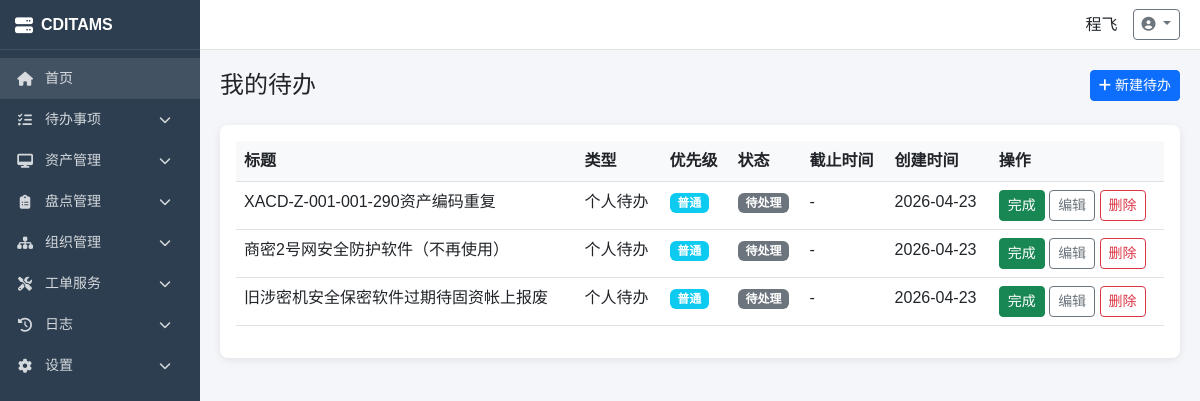
Page /todos/ (signed in) on the committed database.
### apps/settings/models.py (models this page shows, shortened)
class SystemConfig(models.Model):
    TYPE_CHOICES = [
        ('string', '字符串'),
        ('int', '整数'),
        ('boolean', '布尔值'),
        ('json', 'JSON'),
        ('select', '下拉选择'),
    ]
    GROUP_CHOICES = [
        ('basic', '基础设置'),
        ('security', '安全设置'),
        ('asset', '资产设置'),
        ('model', '模型设置'),
    ]
    config_key = models.CharField(max_length=64, unique=True, verbose_name='配置键')
    config_value = models.TextField(blank=True, verbose_name='配置值')
    value_type = models.CharField(max_length=16, choices=TYPE_CHOICES, default='string', verbose_name='值类型')
    config_group = models.CharField(max_length=32, choices=GROUP_CHOICES, default='basic', verbose_name='配置分组')
    description = models.CharField(max_length=256, blank=True, verbose_name='说明')
    options = models.TextField(blank=True, verbose_name='选项(JSON)')
    is_system = models.BooleanField(default=False, verbose_name='系统级配置')
    sort = models.IntegerField(default=0, verbose_name='排序')
    created_at = models.DateTimeField(auto_now_add=True, verbose_name='创建时间')
    updated_at = models.DateTimeField(auto_now=True, verbose_name='更新时间')
    class Meta:
        db_table = 'system_configs'
        verbose_name = '系统配置'
        verbose_name_plural = '系统配置'
        ordering = ['config_group', 'sort', 'id']

### apps/accounts/models.py (models this page shows, shortened)
class User(AbstractUser):
    GENDER_CHOICES = [('male', '男'), ('female', '女')]
    emp_no = models.CharField(max_length=32, unique=True, verbose_name='工号')
    realname = models.CharField(max_length=64, verbose_name='姓名')
    gender = models.CharField(max_length=10, choices=GENDER_CHOICES, blank=True, verbose_name='性别')
    email = models.EmailField(blank=True, verbose_name='邮箱')
    phone = models.CharField(max_length=20, blank=True, verbose_name='电话')
    department = models.ForeignKey(Department, on_delete=models.SET_NULL, null=True, blank=True, related_name='users', verbose_name='所属部门')
    role = models.ForeignKey('Role', on_delete=models.SET_NULL, null=True, blank=True, related_name='users', verbose_name='所属角色')
    avatar = models.ImageField(upload_to='avatars/', blank=True, verbose_name='头像')
    is_active = models.BooleanField(default=True, verbose_name='是否启用')
    created_at = models.DateTimeField(auto_now_add=True, verbose_name='创建时间')
    updated_at = models.DateTimeField(auto_now=True, verbose_name='更新时间')
    class Meta:
        db_table = 'users'
        verbose_name = '用户'
        verbose_name_plural = '用户'
        ordering = ['emp_no']

### apps/todos/models.py (models this page shows, shortened)
class Todo(models.Model):
    PRIORITY_CHOICES = [
        ('low', '低'),
        ('normal', '普通'),
        ('high', '高'),
        ('urgent', '紧急'),
    ]
    STATUS_CHOICES = [
        ('pending', '待处理'),
        ('completed', '已完成'),
        ('cancelled', '已取消'),
    ]
    TYPE_CHOICES = [
        ('personal', '个人待办'),
        ('asset_approval', '资产审批'),
        ('maintenance', '维修审批'),
        ('inventory', '盘点任务'),
        ('transfer', '资产调拨'),
    ]
    title = models.CharField(max_length=256, verbose_name='待办标题')
    content = models.TextField(blank=True, verbose_name='待办内容')
    todo_type = models.CharField(max_length=32, choices=TYPE_CHOICES, default='personal', verbose_name='待办类型')
    priority = models.CharField(max_length=16, choices=PRIORITY_CHOICES, default='normal', verbose_name='优先级')
    status = models.CharField(max_length=16, choices=STATUS_CHOICES, default='pending', verbose_name='状态')
    due_date = models.DateTimeField(null=True, blank=True, verbose_name='截止时间')
    remind_time = models.DateTimeField(null=True, blank=True, verbose_name='提醒时间')
    assignee = models.ForeignKey(settings.AUTH_USER_MODEL, on_delete=models.CASCADE, related_name='todos', verbose_name='待办人')
    creator = models.ForeignKey(settings.AUTH_USER_MODEL, on_delete=models.SET_NULL, null=True, related_name='created_todos', verbose_name='创建人')
    related_type = models.CharField(max_length=32, blank=True, verbose_name='关联类型')
    related_id = models.IntegerField(null=True, blank=True, verbose_name='关联ID')
    completed_at = models.DateTimeField(null=True, blank=True, verbose_name='完成时间')
    created_at = models.DateTimeField(auto_now_add=True, verbose_name='创建时间')
    updated_at = models.DateTimeField(auto_now=True, verbose_name='更新时间')
    class Meta:
        db_table = 'todos'
        verbose_name = '待办事项'
        verbose_name_plural = '待办事项'
        ordering = ['-created_at']

### apps/todos/views.py (the view)
# urls.py: path('', views.todo_list, name='todo_list'),
@login_required
@permission_required('todo_list')
def todo_list(request):
    status = request.GET.get('status', '')
    todos = Todo.objects.filter(assignee=request.user)
    if status:
        todos = todos.filter(status=status)
    return render(request, 'todos/todo_list.html', {'todos': todos})

### apps/accounts/context_processors.py (called while the page is built, shortened)
def user_permissions(request):
    if hasattr(request, 'user_permissions'):
        return {
            'user_permissions': request.user_permissions,
            'user_perm_set': set(request.user_permissions),
        }

### templates/todos/todo_list.html (shortened to what this page needs)
{% extends 'base.html' %}
{% block content %}
<div class="d-flex flex-column flex-md-row justify-content-between align-items-start align-items-md-center mb-4 gap-2">
<h4 class="mb-0">我的待办</h4>
{% if 'todo_create' in user_perm_set %}
<a href="{% url 'todo_create' %}" class="btn btn-primary btn-sm"><i class="fas fa-plus"></i> 新建待办</a>
{% endif %}
</div>
<div class="card"><div class="card-body">
<div class="table-responsive todo-table-container">
<table class="table table-hover"><thead><tr><th>标题</th><th>类型</th><th>优先级</th><th>状态</th><th>截止时间</th><th>创建时间</th><th>操作</th></tr></thead>
<tbody>{% for t in todos %}<tr><td>{{ t.title }}</td><td>{{ t.get_todo_type_display }}</td>
<td>{% if t.priority == 'high' %}<span class="badge bg-danger">高</span>{% elif t.priority == 'urgent' %}<span class="badge bg-warning">紧急</span>{% else %}<span class="badge bg-info">普通</span>{% endif %}</td>
<td>{% if t.status == 'completed' %}<span class="badge bg-success">已完成</span>{% else %}<span class="badge bg-secondary">待处理</span>{% endif %}</td>
<td>{{ t.due_date|date:"Y-m-d"|default:'-' }}</td><td>{{ t.created_at|date:"Y-m-d" }}</td>
<td>
{% if t.status != 'completed' and 'todo_complete' in user_perm_set %}<a href="{% url 'todo_complete' t.id %}" class="btn btn-sm btn-success">完成</a>{% endif %}
{% if 'todo_edit' in user_perm_set %}<a href="{% url 'todo_edit' t.id %}" class="btn btn-sm btn-outline-secondary">编辑</a>{% endif %}
{% if 'todo_delete' in user_perm_set %}<a href="{% url 'todo_delete' t.id %}" class="btn btn-sm btn-outline-danger" onclick="return confirm('确定删除？')">删除</a>{% endif %}
</td></tr>{% empty %}<tr><td colspan="7" class="text-center text-muted">暂无待办</td></tr>{% endfor %}</tbody></table>
</div>
</div></div>{% endblock %}

### templates/base.html (shortened to what this page needs)
<!DOCTYPE html>
<html lang="zh-CN">
<head>
    <link href="https://cdn.bootcdn.net/ajax/libs/bootstrap/5.3.0/css/bootstrap.min.css" rel="stylesheet">
    <link href="https://cdn.bootcdn.net/ajax/libs/font-awesome/6.4.0/css/all.min.css" rel="stylesheet">
</head>
<body>
    {% if user.is_authenticated %}
    <div class="sidebar" id="sidebar">
        <div class="logo">
            <i class="fas fa-server"></i>
            <span>{{ system_short_name|default:'CDITAMS' }}</span>
        </div>
        <nav class="mt-2">
            <a href="{% url 'dashboard' %}" class="nav-link {% if request.path == '/dashboard/' %}active{% endif %}" style="background: rgba(255,255,255,0.1);">
                <i class="fas fa-home"></i>
                <span>首页</span>
            </a>
            {% if user.is_superuser or 'todo_module' in user_perm_set %}
            <div class="nav-item">
                <a class="nav-link" href="javascript:void(0)" data-bs-toggle="collapse" data-bs-target="#todoMenu">
                    <i class="fas fa-tasks"></i>
                    <span>待办事项</span>
                    <i class="fas fa-chevron-down ms-auto"></i>
                </a>
            </div>
            {% endif %}
            {% if user.is_superuser or 'asset' in user_perm_set %}
            <div class="nav-item">
                <a class="nav-link" href="javascript:void(0)" data-bs-toggle="collapse" data-bs-target="#assetMenu">
                    <i class="fas fa-desktop"></i>
                    <span>资产管理</span>
                    <i class="fas fa-chevron-down ms-auto"></i>
                </a>
            </div>
            {% endif %}
            {% if user.is_superuser or 'inventory' in user_perm_set %}
            <div class="nav-item">
                <a class="nav-link" href="javascript:void(0)" data-bs-toggle="collapse" data-bs-target="#inventoryMenu">
                    <i class="fas fa-clipboard-list"></i>
                    <span>盘点管理</span>
                    <i class="fas fa-chevron-down ms-auto"></i>
                </a>
            </div>
            {% endif %}
            {% if user.is_superuser or 'organization' in user_perm_set %}
            <div class="nav-item">
                <a class="nav-link" href="javascript:void(0)" data-bs-toggle="collapse" data-bs-target="#orgMenu">
                    <i class="fas fa-sitemap"></i>
                    <span>组织管理</span>
                    <i class="fas fa-chevron-down ms-auto"></i>
                </a>
            </div>
            {% endif %}
            {% if user.is_superuser or 'workorder' in user_perm_set %}
            <div class="nav-item">
                <a class="nav-link" href="javascript:void(0)" data-bs-toggle="collapse" data-bs-target="#workOrderMenu">
                    <i class="fas fa-tools"></i>
                    <span>工单服务</span>
                    <i class="fas fa-chevron-down ms-auto"></i>
                </a>
            </div>
            {% endif %}
            {% if user.is_superuser or 'log' in user_perm_set %}
            <div class="nav-item">
                <a class="nav-link" href="javascript:void(0)" data-bs-toggle="collapse" data-bs-target="#logMenu">
                    <i class="fas fa-history"></i>
                    <span>日志</span>
                    <i class="fas fa-chevron-down ms-auto"></i>
                </a>
            </div>
            {% endif %}
            {% if user.is_superuser or 'settings' in user_perm_set %}
            <div class="nav-item">
                <a class="nav-link" href="javascript:void(0)" data-bs-toggle="collapse" data-bs-target="#settingMenu">
                    <i class="fas fa-cog"></i>
                    <span>设置</span>
                    <i class="fas fa-chevron-down ms-auto"></i>
                </a>
            </div>
            {% endif %}
        </nav>
    </div>
    <div class="main-content" id="mainContent">
        <header class="header">
            <div class="user-menu ms-auto">
                <span>{{ user.realname }}</span>
                <div class="dropdown">
                    <a class="btn btn-sm btn-outline-secondary dropdown-toggle" href="#" role="button" data-bs-toggle="dropdown">
                        <i class="fas fa-user-circle"></i>
                    </a>
                </div>
            </div>
        </header>
        <main class="content">
            {% block content %}{% endblock %}
        </main>
    </div>
    {% else %}
    <main class="content">
        {% block login_content %}{% endblock %}
    </main>
    {% endif %}
</body>
</html>

### templates/base.html (style rules this page uses)
:root { --sidebar-width: 200px; --header-height: 50px; }
body { font-family: "Microsoft YaHei", Arial, sans-serif; }
.sidebar { width: var(--sidebar-width); position: fixed; top: 0; left: 0; height: 100vh; background: #2c3e50; z-index: 1050; overflow-x: hidden; overflow-y: auto; transition: transform 0.3s ease; }
.sidebar .logo { height: var(--header-height); display: flex; align-items: center; padding: 0 15px; color: #fff; font-size: 16px; font-weight: bold; border-bottom: 1px solid rgba(255,255,255,0.1); white-space: nowrap; }
.sidebar .logo i { margin-right: 8px; font-size: 18px; }
.sidebar .nav-item { display: block; }
.sidebar .nav-link { color: rgba(255,255,255,0.8); padding: 10px 15px; display: flex; align-items: center; text-decoration: none; transition: all 0.2s; font-size: 14px; }
.sidebar .nav-link i { width: 20px; margin-right: 10px; text-align: center; font-size: 14px; }
.sidebar .nav-link .fa-chevron-down { transition: transform 0.3s; font-size: 12px; }
.sidebar .nav-link span { white-space: nowrap; }
.main-content { margin-left: var(--sidebar-width); min-height: 100vh; background: #f5f6fa; }
.header { height: var(--header-height); background: #fff; border-bottom: 1px solid #e0e0e0; display: flex; align-items: center; justify-content: space-between; padding: 0 20px; position: sticky; top: 0; z-index: 1000; }
.header .user-menu { display: flex; align-items: center; gap: 15px; }
.content { padding: 20px; }
.card { border: none; border-radius: 8px; box-shadow: 0 2px 8px rgba(0,0,0,0.08); }
.table th { font-weight: 600; background: #f8f9fa; }

### templates/todos/todo_list.html (style rules this page uses)
.content .todo-table-container { display: block !important; }

### rows in the picture
SystemConfig: config_value "CDITAMS"
User: realname "程飞"
Todo: title "XACD-Z-001-001-290资产编码重复", todo_type "个人待办", priority "普通", status "待处理", due_date "-", created_at "2026-04-23"
Todo: title "商密2号网安全防护软件（不再使用）", todo_type "个人待办", priority "普通", status "待处理", due_date "-", created_at "2026-04-23"
Todo: title "旧涉密机安全保密软件过期待固资帐上报废", todo_type "个人待办", priority "普通", status "待处理", due_date "-", created_at "2026-04-23"
